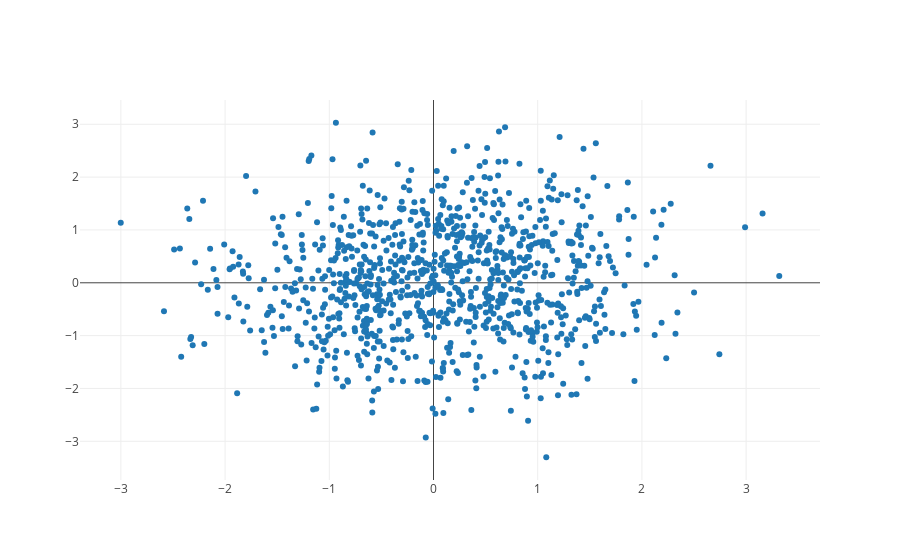

Notebook cell for this chart:
### Code cell
# Simple scatter plot
N = 1000
random_x = np.random.randn(N)
random_y = np.random.randn(N)

trace = go.Scatter(
x = random_x,
y = random_y,
mode='markers')

data=[trace]

plotly.offline.iplot(data, filename='basic-scatter')

### Figure 1 — Plotly figure (JSON) as saved in the notebook; plotly's stock layout.template omitted (floating-point values rounded to 4 significant figures; data arrays with more than 128 entries replaced by an {"elided": "..."} marker saying what was removed)
{"data": [{"mode": "markers", "type": "scatter", "uid": "d6057795-3a5b-4b4a-8a6e-15671f8359e6", "x": {"elided": "1000 float values"}, "y": {"elided": "1000 float values"}}], "layout": {}}
